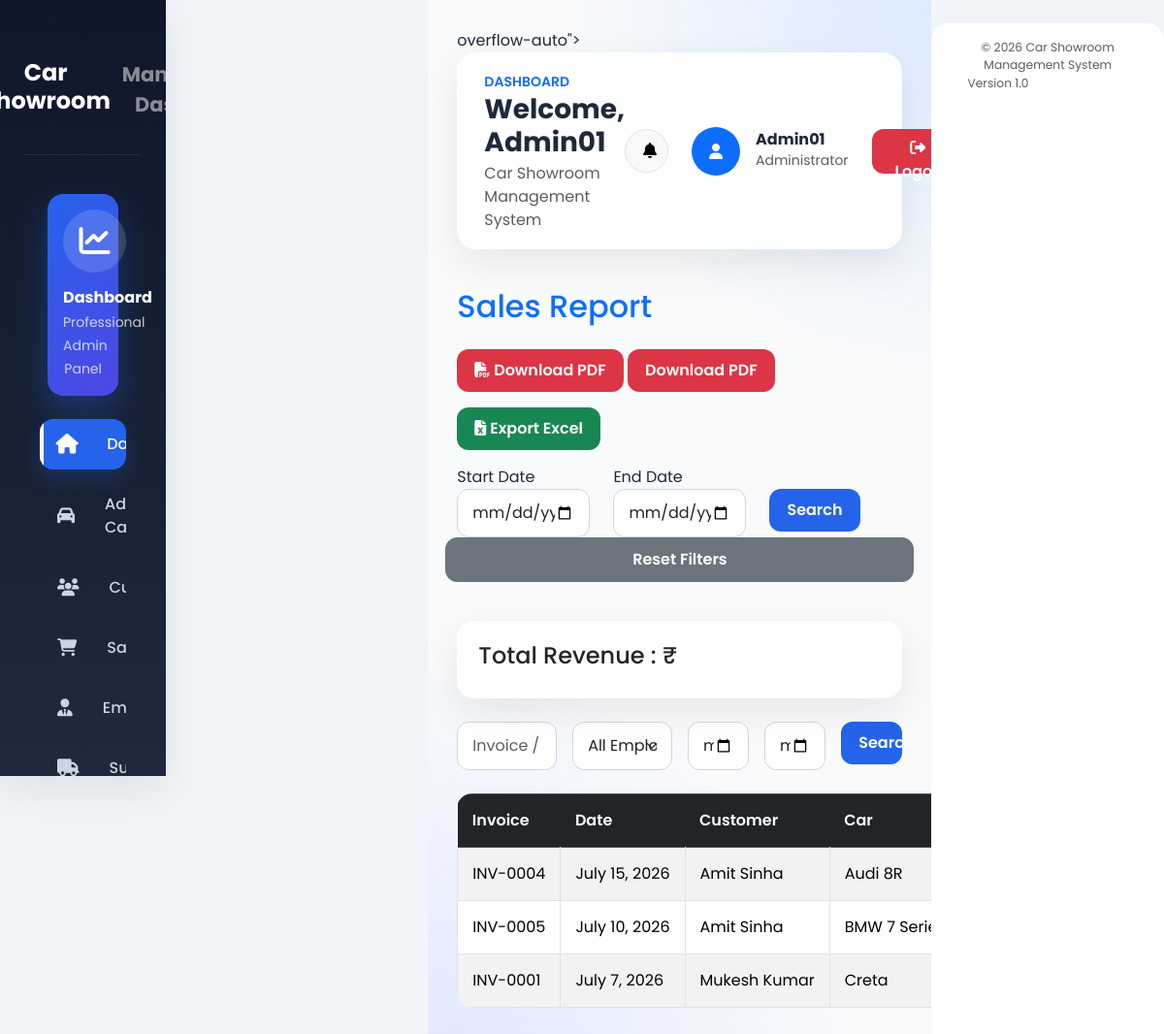
The page /sales-report/ (signed in) on the database its author committed.
### showroom/models.py (models this page shows, shortened)
class Sale(models.Model):
    customer = models.ForeignKey(Customer, on_delete=models.CASCADE)
    car = models.ForeignKey(Car, on_delete=models.CASCADE)
    employee = models.ForeignKey(Employee, on_delete=models.CASCADE, null=True, blank=True)
    sale_price = models.DecimalField(max_digits=12, decimal_places=2, blank=True, null=True)
    sale_date = models.DateField(default=timezone.now)
    invoice_number = models.CharField(max_length=30, unique=True, blank=True)
    class Meta:
        ordering = ["-sale_date"]

class Customer(models.Model):
    name = models.CharField(max_length=100)
    mobile = models.CharField(max_length=15)
    email = models.EmailField()
    address = models.TextField()
    aadhaar = models.CharField(max_length=20)
    class Meta:
        ordering = ["name"]

class Car(models.Model):
    car_name = models.CharField(max_length=100)
    company = models.CharField(max_length=100)
    model = models.CharField(max_length=100)
    color = models.CharField(max_length=50)
    fuel_type = models.CharField(max_length=30)
    price = models.DecimalField(max_digits=10, decimal_places=2)
    stock = models.PositiveIntegerField(default=1)
    image = models.ImageField(upload_to="cars/", blank=True, null=True)
    class Meta:
        ordering = ["company", "car_name"]

### showroom/views.py (the view)
# urls.py: path("sales-report/", views.sales_report, name="sales_report"),
@login_required
def sales_report(request):
    sales = Sale.objects.select_related(
        "customer",
        "car",
        "employee"
    ).all()
    return render(
        request,
        "showroom/sales_report.html",
        {
            "sales": sales
        }
    )

### showroom/templates/showroom/sales_report.html (shortened to what this page needs)
{% extends "showroom/base.html" %}
{% block content %}
<h2 class="mb-4 text-primary">
     Sales Report
</h2>
<a href="{% url 'sales_report_pdf' %}"
   class="btn btn-danger mb-3">
    <i class="fas fa-file-pdf"></i>
    Download PDF
</a>
<a href="{% url 'sales_report_pdf' %}?start_date={{ start_date }}&end_date={{ end_date }}"
   class="btn btn-danger mb-3">
     Download PDF
</a>
<a href="{% url 'export_sales_excel' %}"
   class="btn btn-success mb-3">
    <i class="fas fa-file-excel"></i>
    Export Excel
</a>
<form method="GET" class="row mb-4">
    <div class="col-md-4">
        <label>Start Date</label>
        <input type="date"
               name="start_date"
               value="{{ start_date }}"
               class="form-control">
    </div>
    <div class="col-md-4">
        <label>End Date</label>
        <input type="date"
               name="end_date"
               value="{{ end_date }}"
               class="form-control">
    </div>
    <div class="col-md-4 mt-4">
        <button class="btn btn-primary">
            Search
        </button>
    </div>
    <a href="{% url 'sale_list' %}" class="btn btn-secondary mb-3">
    Reset Filters
</a>
</form>
<div class="card mb-4">
    <div class="card-body">
        <h4>Total Revenue : ₹ {{ total_revenue }}</h4>
    </div>
</div>
<form method="GET" class="row g-3 mb-4">
    <div class="col-md-3">
        <input type="text"
               name="q"
               class="form-control"
               placeholder="Invoice / Customer / Car"
               value="{{ request.GET.q }}">
    </div>
    <div class="col-md-3">
        <select name="employee" class="form-select">
            <option value="">All Employees</option>
        </select>
    </div>
    <div class="col-md-2">
        <input type="date"
               name="start_date"
               class="form-control"
               value="{{ request.GET.start_date }}">
    </div>
    <div class="col-md-2">
        <input type="date"
               name="end_date"
               class="form-control"
               value="{{ request.GET.end_date }}">
    </div>
    <div class="col-md-2">
        <button class="btn btn-primary w-100">
            Search
        </button>
    </div>
</form>
<table class="table table-bordered table-striped">
    <thead class="table-dark">
        <tr>
            <th>Invoice</th>
            <th>Date</th>
            <th>Customer</th>
            <th>Car</th>
        </tr>
    </thead>
    <tbody>
        {% for sale in sales %}
        <tr>
            <td>{{ sale.invoice_number }}</td>
            <td>{{ sale.sale_date }}</td>
            <td>{{ sale.customer.name }}</td>
            <td>{{ sale.car.car_name }}</td>
        </tr>
        {% empty %}
        <tr>
            <td colspan="6" class="text-center">
                No Sales Found
            </td>
        </tr>
        {% endfor %}
    </tbody>
</table>
{% endblock %}

### showroom/templates/showroom/base.html (shortened to what this page needs)
{% load static %}
<!DOCTYPE html>
<html lang="en">
<head>
<link href="https://cdn.jsdelivr.net/npm/bootstrap@5.3.3/dist/css/bootstrap.min.css" rel="stylesheet">
<link href="https://cdn.jsdelivr.net/npm/bootstrap-icons@1.11.3/font/bootstrap-icons.css" rel="stylesheet">
<link href="https://cdnjs.cloudflare.com/ajax/libs/font-awesome/6.5.2/css/all.min.css" rel="stylesheet">
<link rel="stylesheet" href="https://cdn.datatables.net/1.13.8/css/dataTables.bootstrap5.min.css">
<link rel="stylesheet" href="https://cdnjs.cloudflare.com/ajax/libs/animate.css/4.1.1/animate.min.css">
<link rel="stylesheet" href="{% static 'css/style.css' %}">
<link rel="stylesheet" href="{% static 'css/dashboard.css' %}">
</head>
<body>
<div class="wrapper d-flex min-vh-100">
<div class="sidebar position-sticky top-0 vh-100">
    <div class="logo text-center py-4">
    <h4 class="text-white fw-bold mb-1">
       Car Showroom
    </h4>
    <small class="text-white-50">
      Management Dashboard
    </small>
</div>
    <ul class="sidebar-menu list-unstyled px-3 mt-4">
        <li class="mb-4 px-2">
            <div class="bg-primary rounded-4 text-white p-3 text-center">
                <i class="fas fa-chart-line fa-2x mb-3"></i>
                <h6 class="fw-bold mb-1">
                    Dashboard
                </h6>
                <small class="opacity-75">
                    Professional Admin Panel
                </small>
            </div>
        </li>
        <li>
            <a href="{% url 'home' %}" class="d-flex align-items-center active">
              <i class="fas fa-house me-3"></i>
              <span>Dashboard</span>
            </a>
        </li>
        <li>
                 <a href="{% url 'add_car' %}" class="d-flex align-items-center">
                   <i class="fas fa-car me-3"></i>
                   <span>Add Car</span>
                 </a>
        </li>
        <li>
              <a href="{% url 'customer_list' %}" class="d-flex align-items-center">
                <i class="fas fa-users me-3"></i>
               <span>Customers</span>
              </a>
        </li>
        <li>
           <a href="{% url 'sale_list' %}" class="d-flex align-items-center">
                <i class="fas fa-cart-shopping me-3"></i>
                <span>Sales</span>
            </a>
        </li>
        <li>
              <a href="{% url 'employee_list' %}" class="d-flex align-items-center">
                <i class="fas fa-user-tie me-3"></i>
                <span>Employees</span>
              </a>
        </li>
        <li>
                <a href="{% url 'supplier_list' %}" class="d-flex align-items-center">
                   <i class="fas fa-truck me-3"></i>
                   <span>Suppliers</span>
                </a>
        </li>
    </ul>
</div>
<div class="main-content flex-grow-1 overflow-auto"> overflow-auto">
<nav class="navbar navbar-expand-lg bg-white mb-4 px-4 py-3 border-0">
<div class="container-fluid px-0">
    <div>
        <small class="text-uppercase text-primary fw-semibold">
            Dashboard
        </small>
        <h3 class="fw-bold mb-1">
            Welcome, {{ request.user.username }}
        </h3>
        <span class="text-muted">
            Car Showroom Management System
        </span>
    </div>
<div class="d-flex align-items-center gap-4">
<button class="btn btn-light border rounded-circle"
        style="width:45px;height:45px;">
    <i class="fas fa-bell"></i>
</button>
<div class="d-flex align-items-center">
<div class="rounded-circle bg-primary text-white d-flex align-items-center justify-content-center me-3"
     style="width:50px;height:50px;">
    <i class="fas fa-user"></i>
</div>
<div>
    <h6 class="mb-0 fw-bold">
        {{ request.user.username }}
    </h6>
    <small class="text-muted">
        Administrator
    </small>
</div>
</div>
<a href="{% url 'logout' %}" class="btn btn-danger px-4">
    <i class="fas fa-right-from-bracket me-2"></i>
    Logout
</a>
</div>
</div>
</nav>
<main class="dashboard-content container-fluid px-0 py-3 animate__animated animate__fadeIn">
{% block content %}
{% endblock %}
</main>
</div>
<footer class="bg-white mt-4 py-3 border-0">
    <div class="container-fluid">
        <div class="d-flex justify-content-between align-items-center flex-wrap">
            <small class="text-muted">
                © {% now "Y" %} Car Showroom Management System
            </small>
            <small class="text-muted">
                Version 1.0
            </small>
        </div>
    </div>
</footer>
</div>
</body>
</html>

### static/css/style.css (style rules this page uses)
:root { --primary:#2563eb; --primary-dark:#1d4ed8; --success:#16a34a; --danger:#dc2626; --warning:#f59e0b; --info:#0ea5e9; --dark:#0f172a; --dark2:#1e293b; --light:#f8fafc; --white:#ffffff; --border:#e5e7eb; --radius:18px; --shadow:0 12px 30px rgba(0,0,0,.10); --transition:.35s; }
* { margin:0; padding:0; box-sizing:border-box; font-family:'Poppins',sans-serif; }
body { background:#eef3f9; color:#1e293b; overflow-x:hidden; }
.wrapper { display:flex; min-height:100vh; }
.sidebar { width:270px; background:linear-gradient(180deg,#0f172a,#1e293b); position:fixed; left:0; top:0; bottom:0; padding:25px; overflow-y:auto; z-index:999; box-shadow:var(--shadow); }
.logo { display:flex; align-items:center; justify-content:center; gap:12px; font-size:24px; font-weight:700; color:white; margin-bottom:40px; }
.sidebar-menu { list-style:none; padding:0; margin:0; }
.sidebar-menu li { margin-bottom:10px; }
.sidebar-menu li a { display:flex; align-items:center; gap:15px; padding:14px 18px; border-radius:14px; text-decoration:none; color:#d1d5db; font-weight:500; transition:.3s; }
.sidebar-menu i { width:22px; text-align:center; }
.main-content { margin-left:270px; width:calc(100% - 270px); padding:30px; transition:var(--transition); }
.dashboard-content { min-height:100vh; }
.navbar { border-radius:18px!important; box-shadow:var(--shadow); background:var(--white)!important; }
.navbar .btn { border-radius:12px; padding:8px 18px; }
.btn { border-radius:12px; font-weight:600; padding:10px 18px; transition:var(--transition); }
.btn-primary { background:var(--primary); border:none; }
.btn-success { border:none; }
.btn-danger { border:none; }
.card { border:none; border-radius:20px; box-shadow:var(--shadow); overflow:hidden; transition:var(--transition); }
.card-body { padding:24px; }
.table { margin-bottom:0; vertical-align:middle; }
.table thead { background:linear-gradient(90deg,#2563eb,#1d4ed8); color:#fff; }
.table thead th { padding:15px; border:none; font-weight:600; }
.table tbody td { padding:15px; }
.table tbody tr { transition:.3s; }
.form-control, .form-select { border-radius:12px; padding:12px 15px; border:1px solid #d1d5db; box-shadow:none; transition:.3s; }
footer { margin-top:50px; padding:25px; text-align:center; color:#64748b; font-size:14px; }
.sidebar-menu li a.active, .sidebar-menu li a:hover { background:linear-gradient(90deg,#2563eb,#3b82f6); color:#fff; box-shadow:0 8px 20px rgba(37,99,235,.25); }
.sidebar-menu li a.active i, .sidebar-menu li a:hover i { color:#fff; }
a, button, .btn, .card, .dashboard-card, .quick-card, .form-control, .form-select { transition:all .30s ease; }
.table { margin-bottom:0; }
.table tbody tr { transition:.25s; }
.table td, .table th { vertical-align:middle; white-space:nowrap; }

### rows shown on the page
Sale: invoice_number "INV-0004", sale_date "July 15, 2026", customer.name "Amit Sinha", car.car_name "Audi 8R"
Sale: invoice_number "INV-0005", sale_date "July 10, 2026", customer.name "Amit Sinha", car.car_name "BMW 7…"
Sale: invoice_number "INV-0001", sale_date "July 7, 2026", customer.name "Mukesh Kumar", car.car_name "Creta"

### other values the page prints
{{ request.user.username }} "Admin01"
